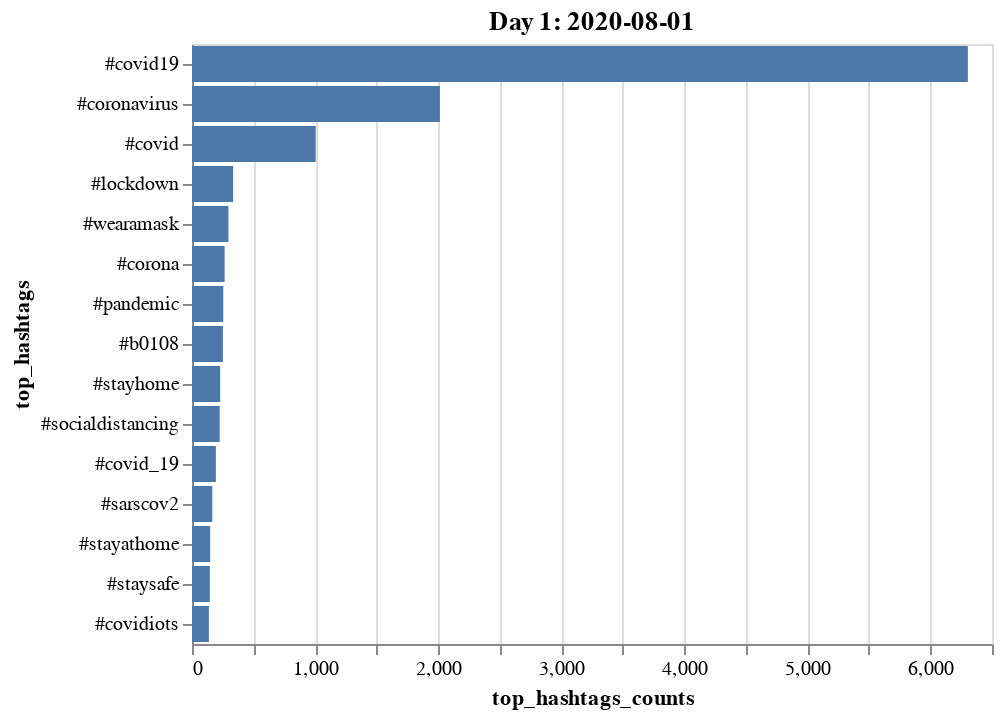
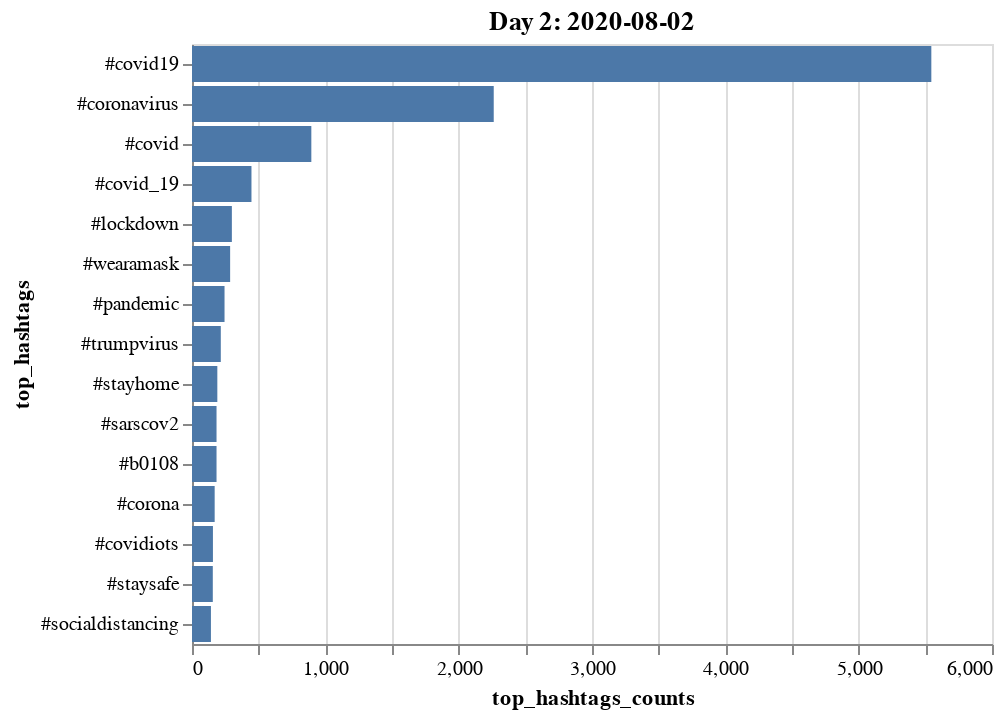
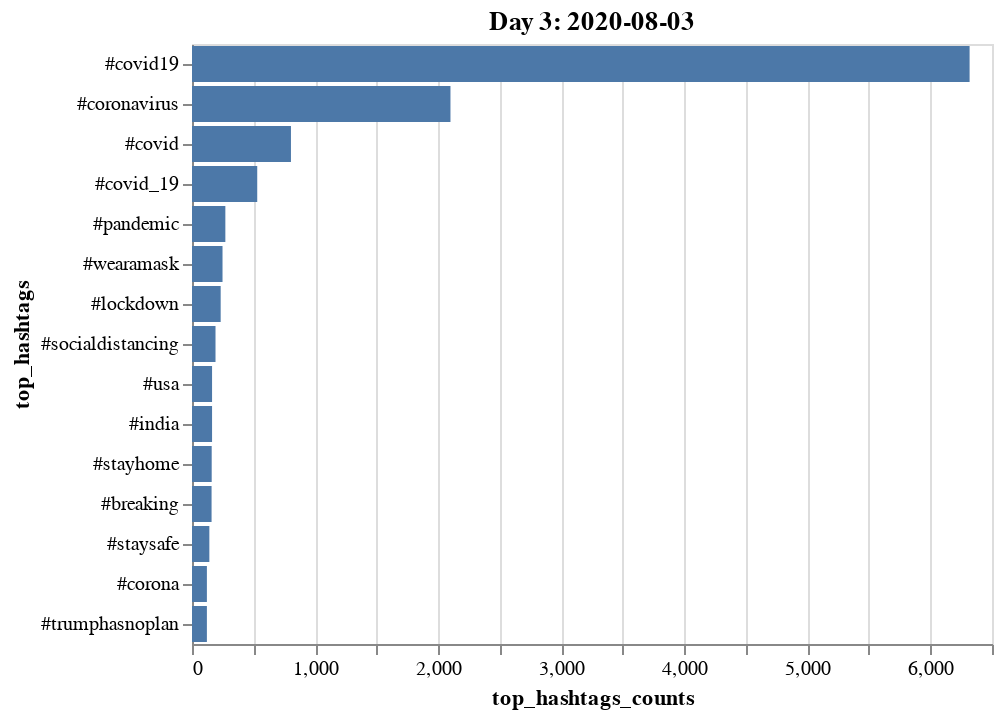
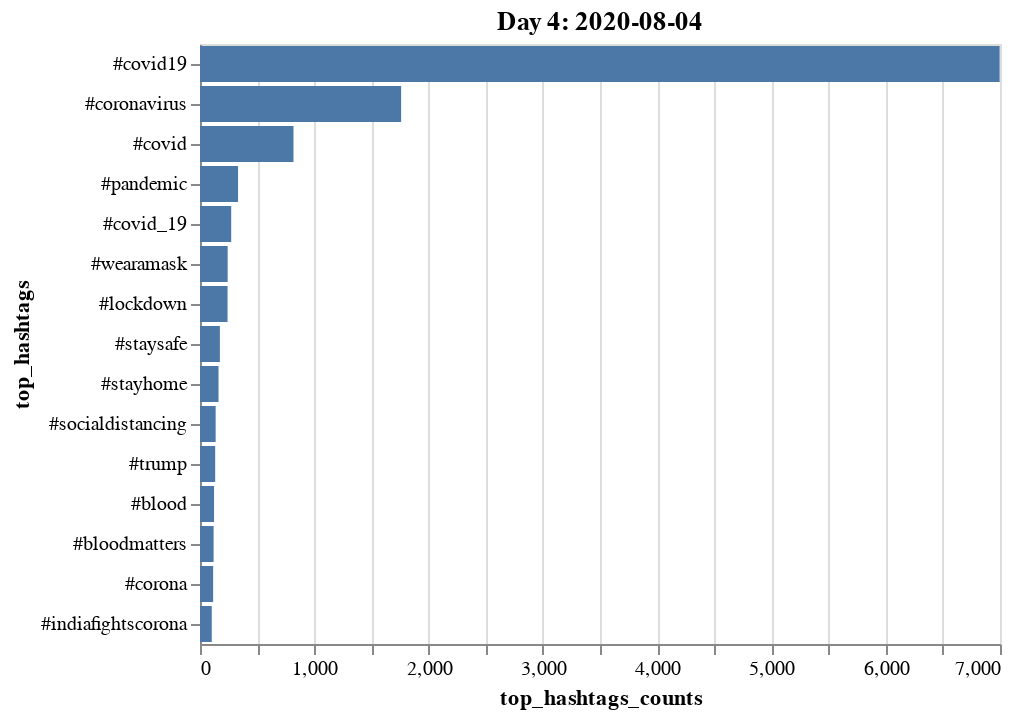

Notebook code for these charts, in order:
### Code cell
import altair as alt

for day_select in range(1,62):
    final_df= pd.DataFrame(final_dict[f'day{day_select}'])
    final_df
    title = alt.TitleParams(f'Day {day_select}: {list(uniques_val)[day_select-1]}', anchor='middle')
    chart= alt.Chart(final_df, title=title).mark_bar().encode(
        x='top_hashtags_counts',
        y=alt.Y('top_hashtags', sort= '-x'),
    )
    display(chart)

### Figure 1 — Vega-Lite specification as saved in the notebook (floating-point values rounded to 4 significant figures)
{"config": {"view": {"continuousWidth": 400, "continuousHeight": 300}}, "data": {"name": "data-11dcc6a1e36ee26115a8cfbd651733fb"}, "mark": "bar", "encoding": {"x": {"field": "top_hashtags_counts", "type": "quantitative"}, "y": {"field": "top_hashtags", "sort": "-x", "type": "nominal"}}, "title": {"text": "Day 1: 2020-08-01", "anchor": "middle"}, "$schema": "https://vega.github.io/schema/vega-lite/v4.17.0.json", "datasets": {"data-11dcc6a1e36ee26115a8cfbd651733fb": [{"top_hashtags": "#covid19", "top_hashtags_counts": 6304}, {"top_hashtags": "#coronavirus", "top_hashtags_counts": 2014}, {"top_hashtags": "#covid", "top_hashtags_counts": 1005}, {"top_hashtags": "#lockdown", "top_hashtags_counts": 334}, {"top_hashtags": "#wearamask", "top_hashtags_counts": 296}, {"top_hashtags": "#corona", "top_hashtags_counts": 265}, {"top_hashtags": "#pandemic", "top_hashtags_counts": 254}, {"top_hashtags": "#b0108", "top_hashtags_counts": 251}, {"top_hashtags": "#stayhome", "top_hashtags_counts": 229}, {"top_hashtags": "#socialdistancing", "top_hashtags_counts": 225}, {"top_hashtags": "#covid_19", "top_hashtags_counts": 194}, {"top_hashtags": "#sarscov2", "top_hashtags_counts": 165}, {"top_hashtags": "#stayathome", "top_hashtags_counts": 148}, {"top_hashtags": "#staysafe", "top_hashtags_counts": 145}, {"top_hashtags": "#covidiots", "top_hashtags_counts": 137}]}}

### Figure 2 — Vega-Lite specification as saved in the notebook (floating-point values rounded to 4 significant figures)
{"config": {"view": {"continuousWidth": 400, "continuousHeight": 300}}, "data": {"name": "data-14d1682f96d2f11340adae7ec68db729"}, "mark": "bar", "encoding": {"x": {"field": "top_hashtags_counts", "type": "quantitative"}, "y": {"field": "top_hashtags", "sort": "-x", "type": "nominal"}}, "title": {"text": "Day 2: 2020-08-02", "anchor": "middle"}, "$schema": "https://vega.github.io/schema/vega-lite/v4.17.0.json", "datasets": {"data-14d1682f96d2f11340adae7ec68db729": [{"top_hashtags": "#covid19", "top_hashtags_counts": 5545}, {"top_hashtags": "#coronavirus", "top_hashtags_counts": 2263}, {"top_hashtags": "#covid", "top_hashtags_counts": 895}, {"top_hashtags": "#covid_19", "top_hashtags_counts": 446}, {"top_hashtags": "#lockdown", "top_hashtags_counts": 299}, {"top_hashtags": "#wearamask", "top_hashtags_counts": 286}, {"top_hashtags": "#pandemic", "top_hashtags_counts": 244}, {"top_hashtags": "#trumpvirus", "top_hashtags_counts": 216}, {"top_hashtags": "#stayhome", "top_hashtags_counts": 190}, {"top_hashtags": "#sarscov2", "top_hashtags_counts": 184}, {"top_hashtags": "#b0108", "top_hashtags_counts": 184}, {"top_hashtags": "#corona", "top_hashtags_counts": 170}, {"top_hashtags": "#covidiots", "top_hashtags_counts": 157}, {"top_hashtags": "#staysafe", "top_hashtags_counts": 156}, {"top_hashtags": "#socialdistancing", "top_hashtags_counts": 142}]}}

### Figure 3 — Vega-Lite specification as saved in the notebook (floating-point values rounded to 4 significant figures)
{"config": {"view": {"continuousWidth": 400, "continuousHeight": 300}}, "data": {"name": "data-dbdd71070125490ad071b441eecc1d93"}, "mark": "bar", "encoding": {"x": {"field": "top_hashtags_counts", "type": "quantitative"}, "y": {"field": "top_hashtags", "sort": "-x", "type": "nominal"}}, "title": {"text": "Day 3: 2020-08-03", "anchor": "middle"}, "$schema": "https://vega.github.io/schema/vega-lite/v4.17.0.json", "datasets": {"data-dbdd71070125490ad071b441eecc1d93": [{"top_hashtags": "#covid19", "top_hashtags_counts": 6318}, {"top_hashtags": "#coronavirus", "top_hashtags_counts": 2100}, {"top_hashtags": "#covid", "top_hashtags_counts": 804}, {"top_hashtags": "#covid_19", "top_hashtags_counts": 530}, {"top_hashtags": "#pandemic", "top_hashtags_counts": 271}, {"top_hashtags": "#wearamask", "top_hashtags_counts": 248}, {"top_hashtags": "#lockdown", "top_hashtags_counts": 233}, {"top_hashtags": "#socialdistancing", "top_hashtags_counts": 191}, {"top_hashtags": "#usa", "top_hashtags_counts": 163}, {"top_hashtags": "#india", "top_hashtags_counts": 163}, {"top_hashtags": "#stayhome", "top_hashtags_counts": 160}, {"top_hashtags": "#breaking", "top_hashtags_counts": 159}, {"top_hashtags": "#staysafe", "top_hashtags_counts": 141}, {"top_hashtags": "#corona", "top_hashtags_counts": 121}, {"top_hashtags": "#trumphasnoplan", "top_hashtags_counts": 121}]}}

### Figure 4 — Vega-Lite specification as saved in the notebook (floating-point values rounded to 4 significant figures)
{"config": {"view": {"continuousWidth": 400, "continuousHeight": 300}}, "data": {"name": "data-b32f467ee5f44ae38736a81210990324"}, "mark": "bar", "encoding": {"x": {"field": "top_hashtags_counts", "type": "quantitative"}, "y": {"field": "top_hashtags", "sort": "-x", "type": "nominal"}}, "title": {"text": "Day 4: 2020-08-04", "anchor": "middle"}, "$schema": "https://vega.github.io/schema/vega-lite/v4.17.0.json", "datasets": {"data-b32f467ee5f44ae38736a81210990324": [{"top_hashtags": "#covid19", "top_hashtags_counts": 6997}, {"top_hashtags": "#coronavirus", "top_hashtags_counts": 1760}, {"top_hashtags": "#covid", "top_hashtags_counts": 818}, {"top_hashtags": "#pandemic", "top_hashtags_counts": 333}, {"top_hashtags": "#covid_19", "top_hashtags_counts": 273}, {"top_hashtags": "#wearamask", "top_hashtags_counts": 242}, {"top_hashtags": "#lockdown", "top_hashtags_counts": 241}, {"top_hashtags": "#staysafe", "top_hashtags_counts": 174}, {"top_hashtags": "#stayhome", "top_hashtags_counts": 162}, {"top_hashtags": "#socialdistancing", "top_hashtags_counts": 137}, {"top_hashtags": "#trump", "top_hashtags_counts": 133}, {"top_hashtags": "#blood", "top_hashtags_counts": 123}, {"top_hashtags": "#bloodmatters", "top_hashtags_counts": 119}, {"top_hashtags": "#corona", "top_hashtags_counts": 115}, {"top_hashtags": "#indiafightscorona", "top_hashtags_counts": 103}]}}
